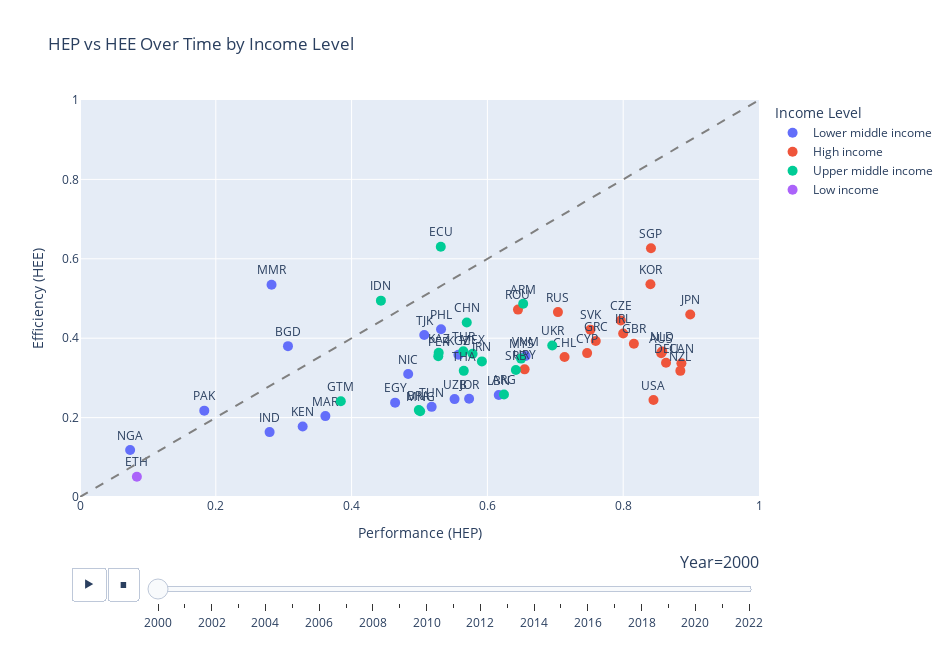

Here is the notebook cell this chart was saved with:
### Code cell
# === Step 0: Install dependencies if missing ===
try:
    import plotly.express as px
except ImportError:
    import subprocess, sys
    subprocess.check_call([sys.executable, "-m", "pip", "install", "plotly"])

import pandas as pd
import plotly.express as px

# === Step 1: Load and prepare data ===
df = pd.read_csv("../data/processed/hep_hee_results_with_region.csv")
df = df[df["income_level"].notnull()]
df["Year"] = df["Year"].astype(int)
df = df.sort_values(by="Year")
df["Year_str"] = df["Year"].astype(str)

# === Step 2: Animated scatter ===
fig = px.scatter(
    df,
    x="HEP",
    y="HEE",
    color="income_level",
    text="ISO3",
    animation_frame="Year_str",
    range_x=[0, 1],
    range_y=[0, 1],
    labels={"HEP": "Performance (HEP)", "HEE": "Efficiency (HEE)", "income_level": "Income Level"},
    title="HEP vs HEE Over Time by Income Level",
    width=950,
    height=650
)

fig.update_traces(marker=dict(size=10), textposition="top center")

# === Step 3: Add diagonal line ONCE to main layout ===
fig.add_shape(
    type="line",
    x0=0, y0=0, x1=1, y1=1,
    xref="x", yref="y",
    line=dict(dash="dash", color="gray")
)

# === Step 4: Force year slider to show oldest year on the left ===
fig.update_layout(
    xaxis_title="Performance (HEP)",
    yaxis_title="Efficiency (HEE)",
    xaxis=dict(range=[0, 1]),
    yaxis=dict(range=[0, 1]),
    sliders=[{
        "active": 0,
        "yanchor": "top",
        "xanchor": "left",
        "currentvalue": {
            "font": {"size": 16},
            "prefix": "Year=",
            "visible": True,
            "xanchor": "right"
        },
        "transition": {"duration": 300, "easing": "cubic-in-out"},
        "pad": {"b": 10, "t": 50},
        "len": 0.9,
        "x": 0.1,
        "steps": [
            {
                "args": [[str(year)], {"frame": {"duration": 500, "redraw": True}, "mode": "immediate"}],
                "label": str(year),
                "method": "animate"
            } for year in sorted(df["Year"].unique())
        ]
    }]
)

fig.show()

### Figure 1 — Plotly figure (JSON) as saved in the notebook; plotly's stock layout.template omitted (floating-point values rounded to 4 significant figures)
{"data": [{"hovertemplate": "Income Level=Lower middle income<br>Year_str=2000<br>Performance (HEP)=%{x}<br>Efficiency (HEE)=%{y}<br>ISO3=%{text}<extra></extra>", "legendgroup": "Lower middle income", "marker": {"color": "#636efa", "size": 10, "symbol": "circle"}, "mode": "markers+text", "name": "Lower middle income", "orientation": "v", "showlegend": true, "text": ["VNM", "UZB", "KEN", "LBN", "PAK", "EGY", "TUN", "JOR", "MMR", "MAR", "PHL", "NGA", "IND", "BGD", "KGZ", "NIC", "TJK"], "textposition": "top center", "type": "scatter", "x": [0.6562, 0.5516, 0.3279, 0.6167, 0.1831, 0.4641, 0.5179, 0.5731, 0.2821, 0.3614, 0.5317, 0.07383, 0.2792, 0.3063, 0.5573, 0.4833, 0.507], "xaxis": "x", "y": [0.3553, 0.2466, 0.1778, 0.257, 0.2175, 0.2377, 0.2271, 0.2474, 0.5347, 0.2038, 0.4227, 0.1182, 0.1635, 0.38, 0.3582, 0.3096, 0.408], "yaxis": "y"}, {"hovertemplate": "Income Level=High income<br>Year_str=2000<br>Performance (HEP)=%{x}<br>Efficiency (HEE)=%{y}<br>ISO3=%{text}<extra></extra>", "legendgroup": "High income", "marker": {"color": "#EF553B", "size": 10, "symbol": "circle"}, "mode": "markers+text", "name": "High income", "orientation": "v", "showlegend": true, "text": ["URY", "SGP", "ROU", "CAN", "CHL", "IRL", "SVK", "GRC", "NLD", "NZL", "GBR", "CZE", "JPN", "RUS", "USA", "AUS", "DEU", "CYP", "KOR"], "textposition": "top center", "type": "scatter", "x": [0.6548, 0.8409, 0.6451, 0.8857, 0.7136, 0.8, 0.7516, 0.7596, 0.8576, 0.8842, 0.8157, 0.7964, 0.8987, 0.7039, 0.8446, 0.856, 0.8631, 0.7469, 0.8401], "xaxis": "x", "y": [0.3215, 0.6267, 0.4721, 0.3369, 0.3527, 0.4118, 0.4215, 0.3931, 0.3668, 0.3178, 0.3862, 0.4448, 0.4595, 0.4657, 0.2442, 0.3623, 0.338, 0.3625, 0.5358], "yaxis": "y"}, {"hovertemplate": "Income Level=Upper middle income<br>Year_str=2000<br>Performance (HEP)=%{x}<br>Efficiency (HEE)=%{y}<br>ISO3=%{text}<extra></extra>", "legendgroup": "Upper middle income", "marker": {"color": "#00cc96", "size": 10, "symbol": "circle"}, "mode": "markers+text", "name": "Upper middle income", "orientation": "v", "showlegend": true, "text": ["ARG", "KAZ", "MNG", "UKR", "BRA", "TUR", "MYS", "ECU", "SRB", "GTM", "PER", "THA", "MEX", "CHN", "IDN", "ARM", "IRN"], "textposition": "top center", "type": "scatter", "x": [0.6244, 0.5283, 0.501, 0.6955, 0.499, 0.5646, 0.6496, 0.5313, 0.6419, 0.3841, 0.5277, 0.5652, 0.5782, 0.5696, 0.4432, 0.6527, 0.5919], "xaxis": "x", "y": [0.2583, 0.3633, 0.216, 0.3816, 0.2188, 0.3669, 0.3486, 0.6304, 0.3199, 0.2411, 0.3548, 0.3177, 0.3606, 0.4394, 0.4946, 0.4868, 0.3416], "yaxis": "y"}, {"hovertemplate": "Income Level=Low income<br>Year_str=2000<br>Performance (HEP)=%{x}<br>Efficiency (HEE)=%{y}<br>ISO3=%{text}<extra></extra>", "legendgroup": "Low income", "marker": {"color": "#ab63fa", "size": 10, "symbol": "circle"}, "mode": "markers+text", "name": "Low income", "orientation": "v", "showlegend": true, "text": ["ETH"], "textposition": "top center", "type": "scatter", "x": [0.08376], "xaxis": "x", "y": [0.05104], "yaxis": "y"}], "layout": {"height": 650, "legend": {"title": {"text": "Income Level"}, "tracegroupgap": 0}, "shapes": [{"line": {"color": "gray", "dash": "dash"}, "type": "line", "x0": 0, "x1": 1, "xref": "x", "y0": 0, "y1": 1, "yref": "y"}], "sliders": [{"active": 0, "currentvalue": {"font": {"size": 16}, "prefix": "Year=", "visible": true, "xanchor": "right"}, "len": 0.9, "pad": {"b": 10, "t": 50}, "steps": [{"args": [["2000"], {"frame": {"duration": 500, "redraw": true}, "mode": "immediate"}], "label": "2000", "method": "animate"}, {"args": [["2001"], {"frame": {"duration": 500, "redraw": true}, "mode": "immediate"}], "label": "2001", "method": "animate"}, {"args": [["2002"], {"frame": {"duration": 500, "redraw": true}, "mode": "immediate"}], "label": "2002", "method": "animate"}, {"args": [["2003"], {"frame": {"duration": 500, "redraw": true}, "mode": "immediate"}], "label": "2003", "method": "animate"}, {"args": [["2004"], {"frame": {"duration": 500, "redraw": true}, "mode": "immediate"}], "label": "2004", "method": "animate"}, {"args": [["2005"], {"frame": {"duration": 500, "redraw": true}, "mode": "immediate"}], "label": "2005", "method": "animate"}, {"args": [["2006"], {"frame": {"duration": 500, "redraw": true}, "mode": "immediate"}], "label": "2006", "method": "animate"}, {"args": [["2007"], {"frame": {"duration": 500, "redraw": true}, "mode": "immediate"}], "label": "2007", "method": "animate"}, {"args": [["2008"], {"frame": {"duration": 500, "redraw": true}, "mode": "immediate"}], "label": "2008", "method": "animate"}, {"args": [["2009"], {"frame": {"duration": 500, "redraw": true}, "mode": "immediate"}], "label": "2009", "method": "animate"}, {"args": [["2010"], {"frame": {"duration": 500, "redraw": true}, "mode": "immediate"}], "label": "2010", "method": "animate"}, {"args": [["2011"], {"frame": {"duration": 500, "redraw": true}, "mode": "immediate"}], "label": "2011", "method": "animate"}, {"args": [["2012"], {"frame": {"duration": 500, "redraw": true}, "mode": "immediate"}], "label": "2012", "method": "animate"}, {"args": [["2013"], {"frame": {"duration": 500, "redraw": true}, "mode": "immediate"}], "label": "2013", "method": "animate"}, {"args": [["2014"], {"frame": {"duration": 500, "redraw": true}, "mode": "immediate"}], "label": "2014", "method": "animate"}, {"args": [["2015"], {"frame": {"duration": 500, "redraw": true}, "mode": "immediate"}], "label": "2015", "method": "animate"}, {"args": [["2016"], {"frame": {"duration": 500, "redraw": true}, "mode": "immediate"}], "label": "2016", "method": "animate"}, {"args": [["2017"], {"frame": {"duration": 500, "redraw": true}, "mode": "immediate"}], "label": "2017", "method": "animate"}, {"args": [["2018"], {"frame": {"duration": 500, "redraw": true}, "mode": "immediate"}], "label": "2018", "method": "animate"}, {"args": [["2019"], {"frame": {"duration": 500, "redraw": true}, "mode": "immediate"}], "label": "2019", "method": "animate"}, {"args": [["2020"], {"frame": {"duration": 500, "redraw": true}, "mode": "immediate"}], "label": "2020", "method": "animate"}, {"args": [["2021"], {"frame": {"duration": 500, "redraw": true}, "mode": "immediate"}], "label": "2021", "method": "animate"}, {"args": [["2022"], {"frame": {"duration": 500, "redraw": true}, "mode": "immediate"}], "label": "2022", "method": "animate"}], "transition": {"duration": 300, "easing": "cubic-in-out"}, "x": 0.1, "xanchor": "left", "y": 0, "yanchor": "top"}], "title": {"text": "HEP vs HEE Over Time by Income Level"}, "updatemenus": [{"buttons": [{"args": [null, {"frame": {"duration": 500, "redraw": false}, "fromcurrent": true, "mode": "immediate", "transition": {"duration": 500, "easing": "linear"}}], "label": "&#9654;", "method": "animate"}, {"args": [[null], {"frame": {"duration": 0, "redraw": false}, "fromcurrent": true, "mode": "immediate", "transition": {"duration": 0, "easing": "linear"}}], "label": "&#9724;", "method": "animate"}], "direction": "left", "pad": {"r": 10, "t": 70}, "showactive": false, "type": "buttons", "x": 0.1, "xanchor": "right", "y": 0, "yanchor": "top"}], "width": 950, "xaxis": {"anchor": "y", "domain": [0, 1], "range": [0, 1], "title": {"text": "Performance (HEP)"}}, "yaxis": {"anchor": "x", "domain": [0, 1], "range": [0, 1], "title": {"text": "Efficiency (HEE)"}}}}
